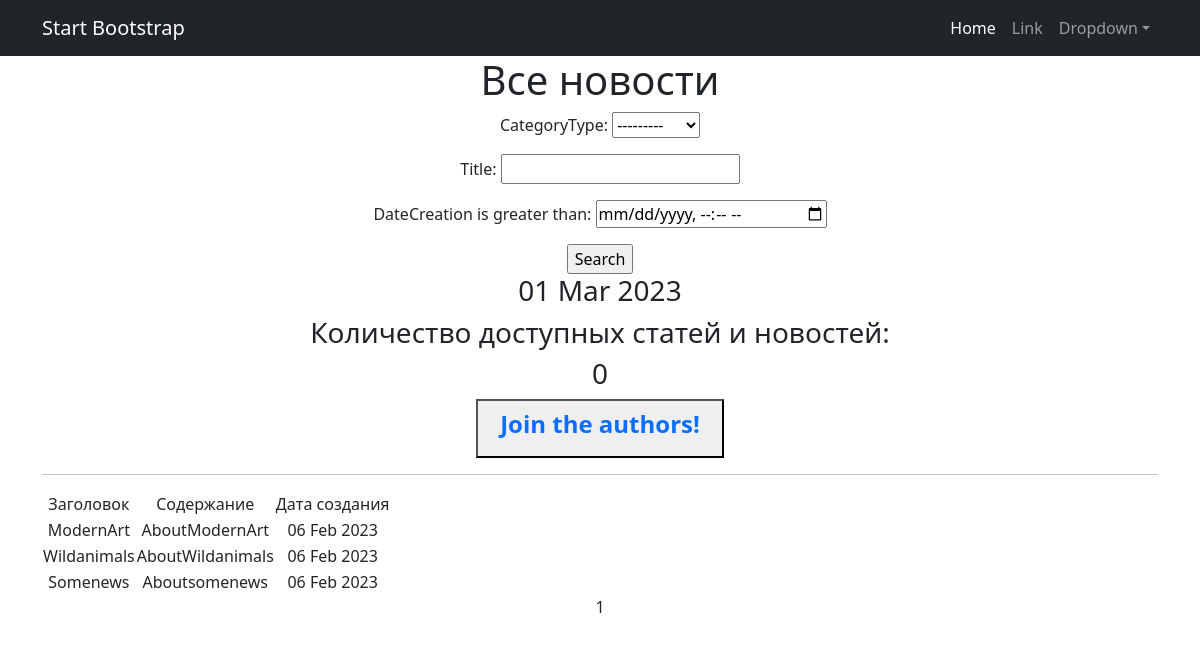
/posts/, run on an earlier commit of the app's database.
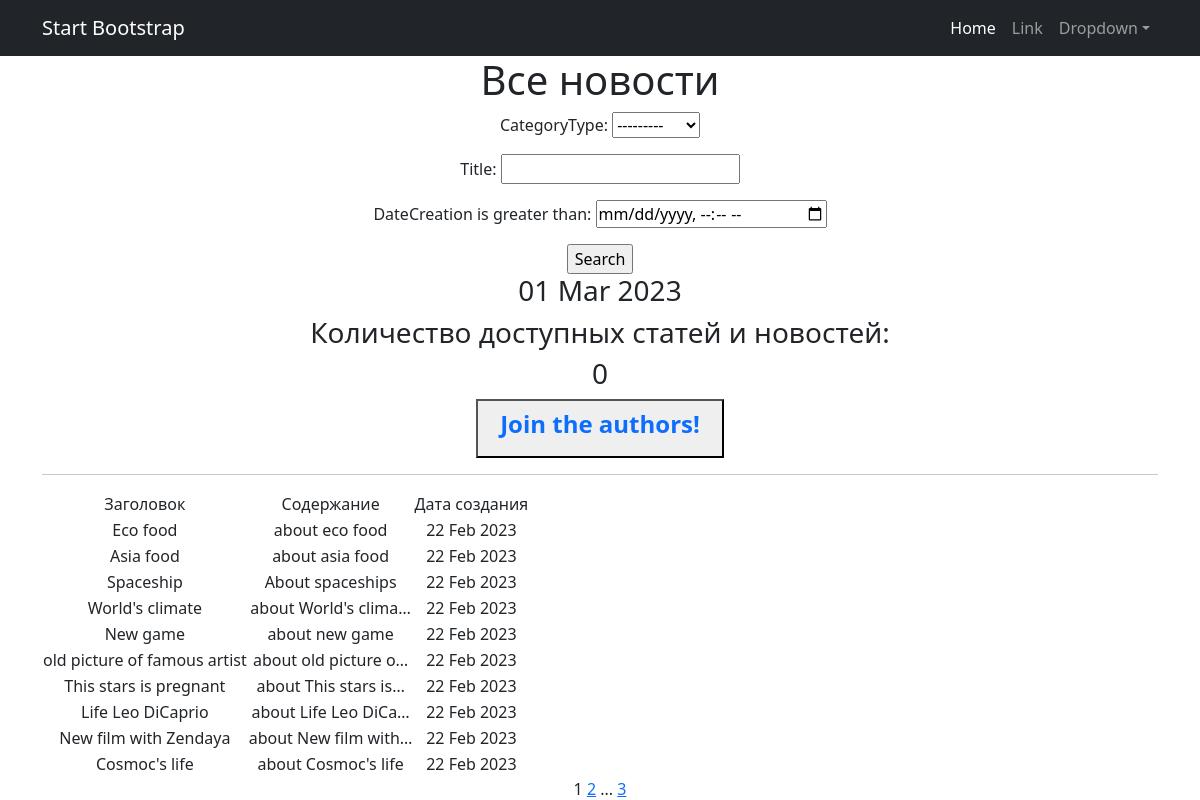
And on a later commit of the database.
### news/models.py (models this page shows, shortened)
class Post(models.Model):
    author = models.ForeignKey(Author, on_delete=models.CASCADE)
    NEWS = 'NW'
    ARTICLE = 'AR'
    CATEGORY_CHOICES = (
        (NEWS, "Новость"),
        (ARTICLE, "Статья"),
    )
    categoryType = models.CharField(max_length=2, choices=CATEGORY_CHOICES, default=ARTICLE)
    dateCreation = models.DateTimeField(auto_now_add=True)
    postCategory = models.ManyToManyField(Category, through='PostCategory')
    title = models.CharField(max_length=128)
    text = models.TextField()
    rating = models.SmallIntegerField(default=0)

### news/views.py (the view)
# urls.py: path('', PostList.as_view(), name='post_list'),
class PostList(ListView):
    model = Post
    ordering = '-dateCreation'
    template_name = 'posts.html'
    context_object_name = 'posts'
    paginate_by = 10
    def get_queryset(self):
        queryset = super().get_queryset()
        self.filterset = PostFilter(self.request.GET, queryset)
        return self.filterset.qs
    def get_context_data(self, **kwargs):
        context = super().get_context_data(**kwargs)
        context['time_now'] = datetime.utcnow()
        context['filterset'] = self.filterset
        context['is_author'] = self.request.user.groups.filter(name='authors').exists()
        return context

### news/templatetags/custom_filters.py (called while the page is built)
@register.filter()
def censor(value):
    bad_words = ['idiot', 'stupid', 'donkey', 'Stupid']
    if not isinstance(value, str):
        raise TypeError(f"unresolved type '{type(value)}' expected  type 'str'")
    for word in value.split():
        if word.lower() in bad_words:
            value = value.replace(word, f"{word[0]}{'*' * (len(word) - 1)}")
    return value

### templates/posts.html (shortened to what this page needs)
{% extends 'flatpages/default.html' %}
{% load custom_filters %}
{% block content %}
<h1>Все новости</h1>
<form action="" method="get">
    {{ filterset.form.as_p }}
    <input type="submit" value="Search" />
</form>
<h3>{{ time_now|date:'d M Y' }}</h3>
<h3>Количество доступных статей и новостей:</h3><h3>{{ news|length }}</h3>
{% if not is_author %}
<button>
    <a class="nav-link" href="{% url 'account_upgrade' %}">
        <h4><strong>Join the authors!</strong></h4>
    </a>
</button>
{% endif %}
   <hr>
   {% if posts %}
       <table>
           <tr>
               <td>Заголовок</td>
               <td>Содержание</td>
               <td>Дата создания</td>
           </tr>
           {% for post in posts %}
           <tr>
               <td>{{ post.title|censor }}</td>
               <td>{{ post.text|censor|truncatechars:20 }}</td>
               <td>{{ post.dateCreation|date:'d M Y' }}</td>
               <td>
                </td>
           </tr>
           {% endfor %}
       </table>
   {% else %}
       <h2>Новостей нет!</h2>
   {% endif %}
   {{ page_obj.number }}
   {% if page_obj.has_next %}
       <a href="?page={{ page_obj.next_page_number }}">{{ page_obj.next_page_number }}</a>
       {% if paginator.num_pages != page_obj.next_page_number %}
           ...
           <a href="?page={{ page_obj.paginator.num_pages }}">{{ page_obj.paginator.num_pages }}</a>
       {% endif %}
   {% endif %}
{% endblock content %}

### templates/flatpages/default.html (shortened to what this page needs)
<!DOCTYPE html>
<html lang="en">
    <head>
        {% load static %}
        <link href="{% static 'css/styles.css' %}" rel="stylesheet" />
    </head>
    <body>
        <nav class="navbar navbar-expand-lg navbar-dark bg-dark">
            <div class="container">
                <a class="navbar-brand" href="#">Start Bootstrap</a>
                <div class="collapse navbar-collapse" id="navbarSupportedContent">
                    <ul class="navbar-nav ms-auto mb-2 mb-lg-0">
                        <li class="nav-item"><a class="nav-link active" aria-current="page" href="#">Home</a></li>
                        <li class="nav-item"><a class="nav-link" href="#">Link</a></li>
                        <li class="nav-item dropdown">
                            <a class="nav-link dropdown-toggle" id="navbarDropdown" href="#" role="button" data-bs-toggle="dropdown" aria-expanded="false">Dropdown</a>
                        </li>
                    </ul>
                </div>
            </div>
        </nav>
        <div class="container">
            <div class="row">
                 <div class="col-lg-12 text-center">
           {% block content %}{% endblock content %}
                 </div>
            </div>
        </div>
    </body>
</html>

What changed in the data, as far as the page shows it:
no longer on this page (row unchanged): Post: title|censor "ModernArt", text|censor "AboutModernArt", dateCreation "06 Feb 2023"
no longer on this page (row unchanged): Post: title|censor "Wildanimals", text|censor "AboutWildanimals", dateCreation "06 Feb 2023"
no longer on this page (row unchanged): Post: title|censor "Somenews", text|censor "Aboutsomenews", dateCreation "06 Feb 2023"
added Post: title|censor "Eco food", text|censor "about eco food", dateCreation "22 Feb 2023"
added Post: title|censor "Asia food", text|censor "about asia food", dateCreation "22 Feb 2023"
added Post: title|censor "Spaceship", text|censor "About spaceships", dateCreation "22 Feb 2023"
added Post: title|censor "World's climate", text|censor "about World's clima…", dateCreation "22 Feb 2023"
added Post: title|censor "New game", text|censor "about new game", dateCreation "22 Feb 2023"
added Post: title|censor "old picture of famous artist", text|censor "about old picture o…", dateCreation "22 Feb 2023"
added Post: title|censor "This stars is pregnant", text|censor "about This stars is…", dateCreation "22 Feb 2023"
added Post: title|censor "Life Leo DiCaprio", text|censor "about Life Leo DiCa…", dateCreation "22 Feb 2023"
added Post: title|censor "New film with Zendaya", text|censor "about New film with…", dateCreation "22 Feb 2023"
added Post: title|censor "Cosmoc's life", text|censor "about Cosmoc's life", dateCreation "22 Feb 2023"
Also different on the page:
{{ page_obj.next_page_number }}: (not shown) → "2"
{{ page_obj.paginator.num_pages }}: (not shown) → "3"
